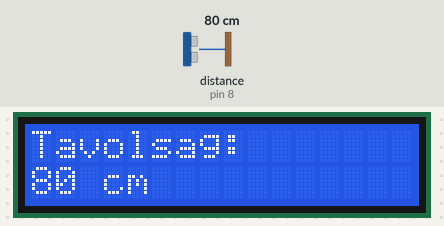
A sketch run on a simulated Arduino Uno, built with avr-gcc and run on an emulated ATmega328P. On the bench: 16×2 character LCD. Wiring (from diagram.json): ultrasonic range finder: trigger pin 9; echo pin 8. The test bench sets the inputs (shaded band); at power-on: distance to the obstacle (sensor on pin 8) 80 cm. The echo pulse lasts 58.3 µs per cm.

Above: at 1.2 s.
1.3 s: distance to the obstacle (sensor on pin 8) set to 4 cm
At 2.4 s:
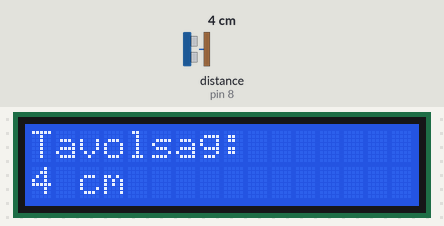
3.1 s: distance to the obstacle (sensor on pin 8) set to 2 cm
At 3.7 s:
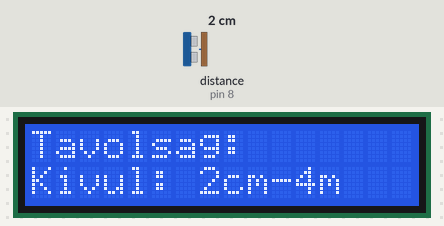
4.7 s: distance to the obstacle (sensor on pin 8) set to 120 cm
At 5.7 s:
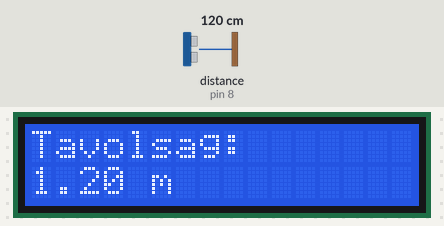
Timing chart, 0 to 7.7 s (numbered marks = the images above; inputs shaded):
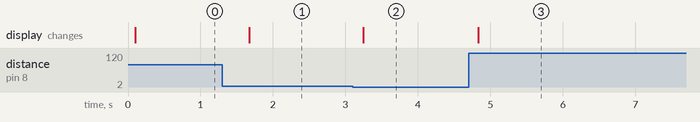

The sketch:

sketch.ino
```cpp
// 09 – Távolságmérés a mérési tartomány figyelésével
// A HC-SR04 kb. 2 cm és 4 m között mér megbízhatóan. Ha a mért érték ezen kívül esik,
// a kijelző ezt jelzi. 1 m alatt centiméterben, felette méterben írja ki a távolságot.

#include <Wire.h>
#include <LiquidCrystal_I2C.h>

const int TRIG_PIN = 9;
const int ECHO_PIN = 8;
const float MIN_CM = 2;
const float MAX_CM = 400;

LiquidCrystal_I2C lcd(0x27, 16, 2);

float tavolsagMeres() {
  digitalWrite(TRIG_PIN, LOW);
  delayMicroseconds(2);
  digitalWrite(TRIG_PIN, HIGH);
  delayMicroseconds(10);
  digitalWrite(TRIG_PIN, LOW);
  long ido = pulseIn(ECHO_PIN, HIGH, 30000);  // legfeljebb 30 ms-ig vár (kb. 5 m)
  return ido * 0.0343 / 2;  // ha nem jött visszhang, az ido 0, így a távolság is 0
}

void setup() {
  pinMode(TRIG_PIN, OUTPUT);
  pinMode(ECHO_PIN, INPUT);
  lcd.init();
  lcd.backlight();
  lcd.setCursor(0, 0);
  lcd.print("Tavolsag:");
}

void loop() {
  float cm = tavolsagMeres();
  lcd.setCursor(0, 1);
  lcd.print("                ");  // a 2. sor törlése (16 szóköz)
  lcd.setCursor(0, 1);
  if (cm < MIN_CM || cm > MAX_CM) {
    lcd.print("Kivul: 2cm-4m");
  } else if (cm < 100) {
    lcd.print(cm, 0);
    lcd.print(" cm");
  } else {
    lcd.print(cm / 100, 2);  // méterben, két tizedesjeggyel
    lcd.print(" m");
  }
  delay(500);
}
```

Measured:
- the behaviour switches between 3 and 2 cm on distance to the obstacle (sensor on pin 8) (found by bisection; images 1 and 2)
- after the input at 1.3 s, the display: changes after 0.37 s (image 1)
- after the input at 3.1 s, the display: changes after 0.14 s (image 2)
- after the input at 4.7 s, the display: changes after 0.13 s (image 3)
